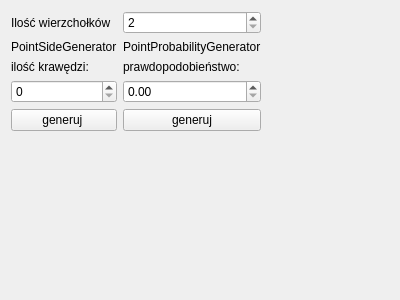
<?xml version="1.0" encoding="UTF-8"?>
<ui version="4.0">
 <class>GeneratorsWidget</class>
 <widget class="QWidget" name="GeneratorsWidget">
  <property name="geometry">
   <rect>
    <x>0</x>
    <y>0</y>
    <width>400</width>
    <height>300</height>
   </rect>
  </property>
  <property name="windowTitle">
   <string>Form</string>
  </property>
  <layout class="QHBoxLayout" name="horizontalLayout">
   <item>
    <layout class="QGridLayout" name="gridLayout">
     <item row="2" column="1">
      <widget class="QLabel" name="label_6">
       <property name="text">
        <string>prawdopodobieństwo:</string>
       </property>
      </widget>
     </item>
     <item row="3" column="0">
      <widget class="QSpinBox" name="connections"/>
     </item>
     <item row="4" column="1">
      <widget class="QPushButton" name="pointProbabilityTrigget">
       <property name="text">
        <string>generuj</string>
       </property>
      </widget>
     </item>
     <item row="0" column="0">
      <widget class="QLabel" name="label">
       <property name="text">
        <string>Ilość wierzchołków</string>
       </property>
      </widget>
     </item>
     <item row="1" column="0">
      <widget class="QLabel" name="label_4">
       <property name="text">
        <string>PointSideGenerator</string>
       </property>
      </widget>
     </item>
     <item row="0" column="1">
      <widget class="QSpinBox" name="vertexCount">
       <property name="minimum">
        <number>2</number>
       </property>
       <property name="maximum">
        <number>17</number>
       </property>
      </widget>
     </item>
     <item row="3" column="1">
      <widget class="QDoubleSpinBox" name="probability">
       <property name="maximum">
        <double>1.000000000000000</double>
       </property>
      </widget>
     </item>
     <item row="1" column="1">
      <widget class="QLabel" name="label_3">
       <property name="text">
        <string>PointProbabilityGenerator</string>
       </property>
      </widget>
     </item>
     <item row="4" column="0">
      <widget class="QPushButton" name="pointSideTrigget">
       <property name="text">
        <string>generuj </string>
       </property>
      </widget>
     </item>
     <item row="2" column="0">
      <widget class="QLabel" name="label_5">
       <property name="text">
        <string>ilość krawędzi:</string>
       </property>
      </widget>
     </item>
     <item row="5" column="0">
      <spacer name="verticalSpacer">
       <property name="orientation">
        <enum>Qt::Vertical</enum>
       </property>
       <property name="sizeHint" stdset="0">
        <size>
         <width>20</width>
         <height>40</height>
        </size>
       </property>
      </spacer>
     </item>
    </layout>
   </item>
   <item>
    <spacer name="horizontalSpacer">
     <property name="orientation">
      <enum>Qt::Horizontal</enum>
     </property>
     <property name="sizeHint" stdset="0">
      <size>
       <width>40</width>
       <height>20</height>
      </size>
     </property>
    </spacer>
   </item>
  </layout>
 </widget>
 <resources/>
 <connections/>
</ui>
